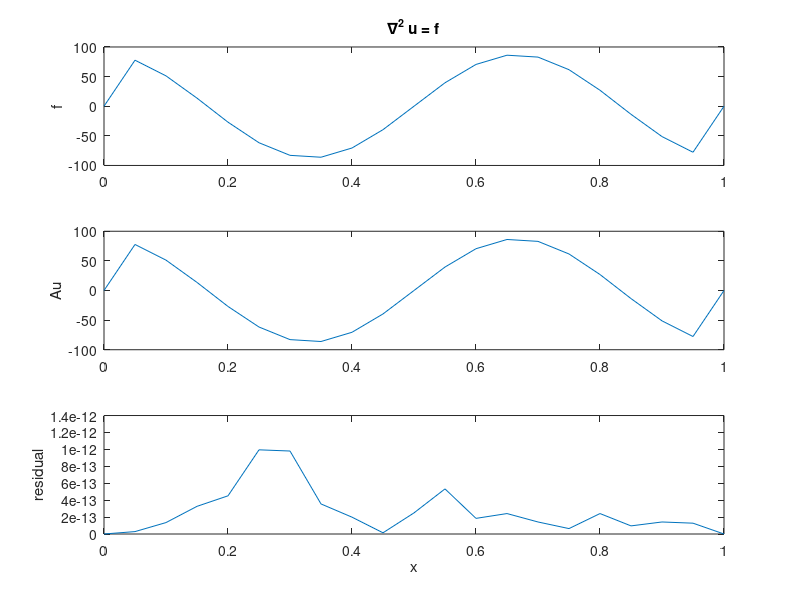
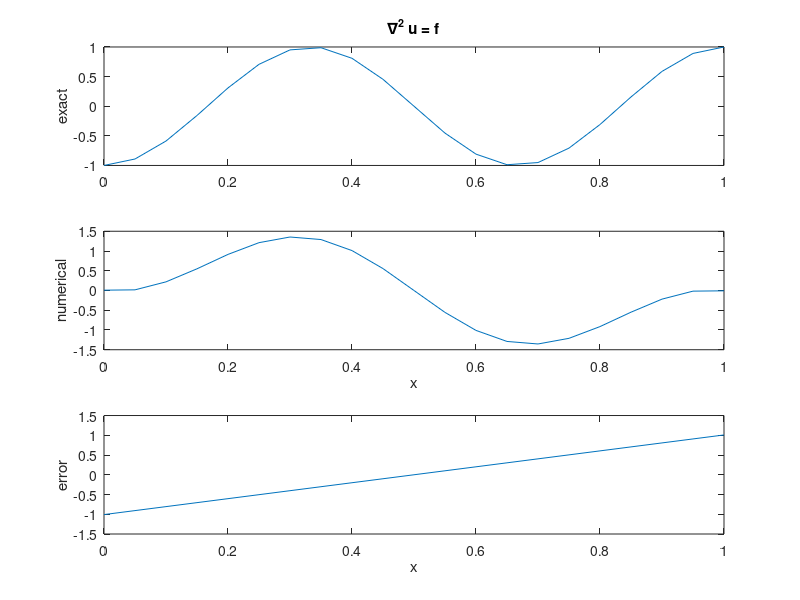

MATLAB code for these plots, in order:
clc; close all; clear all;
% pcg test

L = 1;
N = 20;
dx = L/N;
k = 3*pi;
bctype = 2;

x = linspace(0,L,N+1)';
% x = [min(x)-dx; x; max(x)+dx];
switch bctype
    case 1; u_exact = -sin(k*x);
    case 2; u_exact = -cos(k*x);
end
u_exact = u_exact - mean(u_exact);

m = length(x);
A = (diag(-2*ones(m,1)) + diag(ones(m-1,1),1) + diag(ones(m-1,1),-1));
% A(1,:) = 0; A(end,:) = 0;

% f = [0; diff(diff(u_exact))/dx^2; 0];
% i = 2;   f(i) = (-u_exact(i)+u_exact(i+1))/dx^2;
% i = m-1; f(i) = (-u_exact(i)+u_exact(i-1))/dx^2;

f = [0; diff(diff(u_exact))/dx^2; 0];
% i = 1; f(i) = (-u_exact(i)+u_exact(i+1))/dx^2;
% i = m; f(i) = (-u_exact(i)+u_exact(i-1))/dx^2;
A

A = A/dx^2;
Au(1) = 0; Au(end) = 0;
% Au - f

u_num = (f'*inv(A))';
% u_num = u_exact;

loDiag = diag(A,-1);
Diag = diag(A,0);
upDiag = diag(A,1);

% u_num(2:end-1) = trisolve(loDiag(2:end-1),Diag(2:end-1),upDiag(2:end-1),f(2:end-1),'reg')

% u_num(1) = u_exact(1); u_num(end) = u_exact(end);

Au = A*u_num;
% Au = A*u_exact;

e = u_exact - u_num;
R = abs(f - A*u_num);

figure
subplot(3,1,1)
plot(x,f)
ylabel('f')
title('\nabla^2 u = f')
subplot(3,1,2)
plot(x,Au)
ylabel('Au')
subplot(3,1,3)
plot(x,R)
xlabel('x')
ylabel('residual')

figure
subplot(3,1,1)
plot(x,u_exact)
ylabel('exact')
title('\nabla^2 u = f')
% axis([min(x) max(x) min(u_exact) max(u_exact)])
subplot(3,1,2)
plot(x,u_num)
xlabel('x')
ylabel('numerical')
% axis([min(x) max(x) min(u_exact) max(u_exact)])
subplot(3,1,3)
plot(x,e)
xlabel('x')
ylabel('error')

